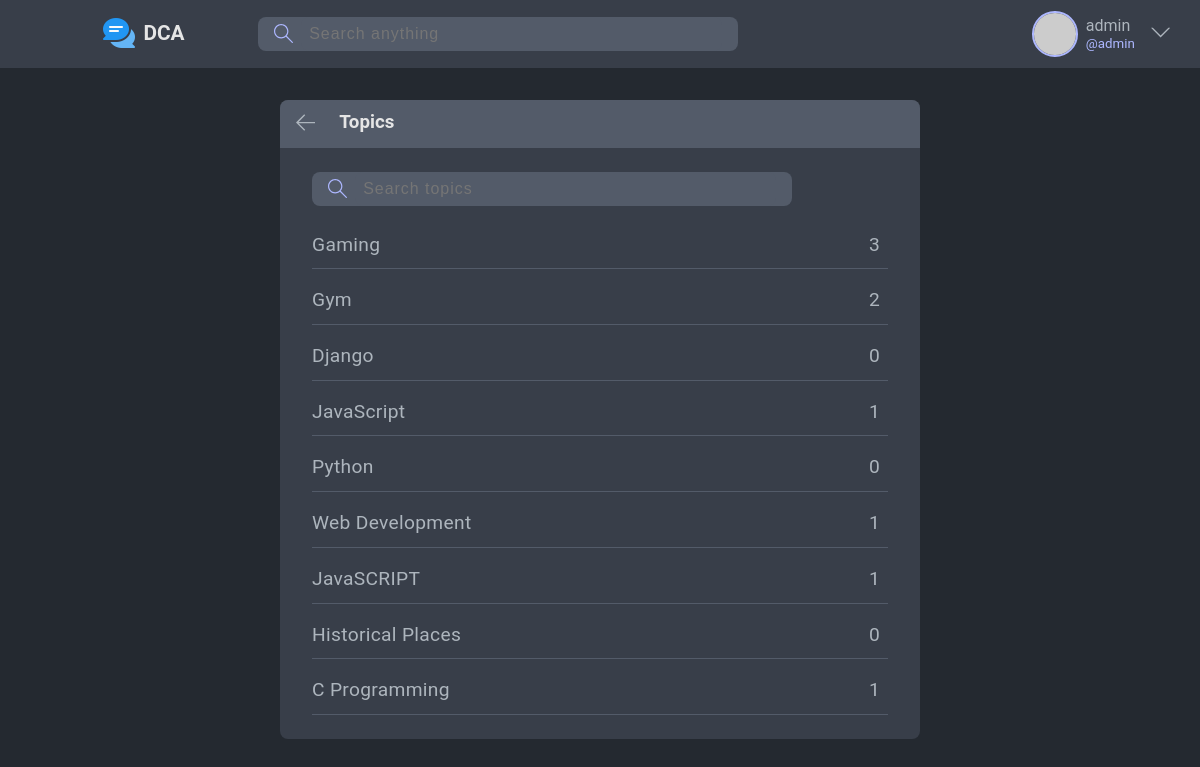
The app's page /topics/ (signed in) with its own data.
### chat/models.py (models this page shows, shortened)
class TopicModel(models.Model):
    name = models.CharField(max_length = 100)

class RoomModel(models.Model):
    host         = models.ForeignKey(User, on_delete = models.SET_NULL, null = True)
    topic        = models.ForeignKey(TopicModel, on_delete = models.SET_NULL, null = True)
    name         = models.CharField(max_length = 150)
    description  = models.TextField(null = True, blank = True)
    participants = models.ManyToManyField(User, related_name = 'participants', blank = True)
    updated      = models.DateTimeField(auto_now = True)
    created      = models.DateTimeField(auto_now_add = True)
    class Meta:
        ordering = ['-updated', '-created']

### chat/views.py (the view)
# urls.py: path('topics/', topicsView, name='topicsView'),
def topicsView(request):
    q = request.GET.get('q') if request.GET.get('q') != None else ''
    topics = TopicModel.objects.filter(name__icontains = q)
    context = {
        'topics' : topics
    }
    return render(request, 'chat/topicsView.html', context)

### chat/templates/chat/topicsView.html (shortened to what this page needs)
{% extends "base.html" %}
{% block content %}
<div id="topics_view">
    <div class="tv-scroll window">
        <div class="tv-head title-bar">
            <div class="start-options">
                <a href="{% url 'chat:homeView' %}">
                    <svg class="svg-td" version="1.1" xmlns="http://www.w3.org/2000/svg" width="32" height="32"
                        viewBox="0 0 32 32">
                        <title>arrow-left</title>
                        <path
                            d="M13.723 2.286l-13.723 13.714 13.719 13.714 1.616-1.611-10.96-10.96h27.625v-2.286h-27.625l10.965-10.965-1.616-1.607z">
                        </path>
                    </svg>
                </a>
                <h3>Topics</h3>
            </div>
        </div>
        <div class="tv-body scroll">
            <div class="search-bar">
                <form action="{% url 'chat:homeView' %}">
                    <label for="search">
                    </label>
                    <input type="text" name="q" id="search" placeholder="Search topics">
                </form>
            </div>
            {% for topic in topics %}
            <div class="topic">
                <a href="{% url 'chat:homeView' %}?q={{topic.name}}">
                    <p>{{topic.name}}</p>
                    <span>{{topic.roommodel_set.all|length}}</span>
                </a>
            </div>
            {% endfor %}
        </div>
    </div>
</div>
{% endblock content %}

### templates/navbar.html (shortened to what this page needs)
{% load static %}
<div class="nav-container">
  <div class="logo">
    <a href="{% url 'chat:homeView' %}">
      <img src="{% static 'assets/logo.png' %}" alt="">
      <p id="s-logo">DCA</p>
    </a>
  </div>
  <div class="search-bar">
    <form action="{% url 'chat:homeView' %}">
      <label for="search">
      </label>
      <input type="text" name="q" id="search" placeholder="Search anything">
    </form>
  </div>
  <div class="nav-menu">
    {% if request.user.is_authenticated %}
    <div class="header-user">
      <div class="profile-lg">
        <a href="{% url 'chat:userProfileView' request.user.username %}">
          <div class="avatar avatar-medium">
            <img src="https://randomuser.me/api/portraits/men/3.jpg" />
          </div>
          <p>{{request.user}} <small>@{{request.user}}</small></p>
        </a>
      </div>
      <button class="dropdown-button">
        <svg class="svg-td" version="1.1" xmlns="http://www.w3.org/2000/svg" width="32" height="32" viewBox="0 0 32 32">
          <title>chevron-down</title>
          <path d="M16 21l-13-13h-3l16 16 16-16h-3l-13 13z"></path>
        </svg>
      </button>
    </div>
    {% else %}
    <a id="logout-options" href="{% url 'chat:loginUser'%}">
      <img src="{% static 'assets/avatar.svg' %}" alt="">
      Login
    </a>
    {% endif %}
  </div>
</div>

### static/css/base.css (style rules this page uses)
:root { --color-dark: #242930; --color-medium: #383E49; --color-light: #535B69; --color-light-more: #ADB7FF; --color-important: #FFB1AD; --color-text-light: #e5e5e5; --color-text-dark: #adb5bd; --color-success: #5dd693; --color-error: #fc4b0b; }
* { margin: 0; padding: 0; box-sizing: border-box; }
body { background-color: var(--color-dark); color: var(--color-text-dark); font-family: 'Roboto'; line-height: 1.6; }
a { text-decoration: none; color: var(--color-text-dark); }
svg { width: 1.2rem; height: 1.2rem; }
.svg-lm { fill: var(--color-light-more); }
.svg-td { fill: var(--color-text-dark); }
.title-bar { display: flex; justify-content: space-between; align-items: center; background-color: var(--color-light); color: var(--color-text-light); border-radius: 0.5rem 0.5rem 0 0; padding: 0.5rem 1rem; }
.title-bar .start-options, .title-bar .end-options { display: flex; gap: 1.5rem; }
.title-bar svg { margin-top: 0.3rem; }
.window { background-color: var(--color-medium); border-radius: 0.5rem; }
.scroll { max-height: 82.5vh; overflow-y: auto; }
.avatar { border-radius: 50%; border: 2px solid var(--color-light-more); }
.avatar-medium img { width: 2.6rem; height: 2.6rem; }
.avatar img { display: block; border-radius: 50%; }
.profile-lg a { display: flex; align-items: center; gap: 0.5rem; }
.profile-lg small { display: block; color: var(--color-light-more); }
.nav-container { padding: 0.7rem 0; display: grid; grid-template-columns: 1fr 3fr 1fr; justify-content: center; align-items: center; }
.logo { font-size: 1.3rem; font-weight: bold; }
.logo a { display: flex; gap: 0.5rem; color: var(--color-text-light); }
.logo #s-logo { display: none; }
.logo img { height: 2rem; }
.search-bar { max-width: 30rem; }
.search-bar form { display: flex; gap: 0.5rem; width: 100%; background-color: var(--color-light); color: var(--color-text-light); border-radius: 0.5rem; padding: 0 1rem; }
.search-bar form label { align-self: flex-end; }
.search-bar input { width: 100%; background-color: var(--color-light); color: var(--color-text-light); border: none; border-radius: 0.5rem; outline: none; padding: 0.5rem; font-size: 1rem; letter-spacing: 0.06em; }
@media only screen and (max-width:1300px) { .logo #s-logo { display: block; } }
@media only screen and (max-width:1300px) { .logo { justify-self: center; } }
@media only screen and (max-width:1300px) { .nav-container .search-bar { justify-self: stretch; } }
.nav-menu { position: relative; justify-self: end; }
.header-user { display: flex; gap: 1rem; }
.header-user p { line-height: 1.2; }
.dropdown-button { background: transparent; border: 0; outline: 0; cursor: pointer; }
#topics_view { max-width: 40rem; margin: auto; }
.tv-body { display: flex; flex-direction: column; gap: 0.5rem; padding: 1.5rem 2rem; }
.tv-body .search-bar form { align-self: center; max-width: 100%; margin-bottom: 0.5rem; }
.topic { padding: 0.5rem 0.5rem 0.5rem 0; border-bottom: 1px solid var(--color-light); }
.topic a { display: flex; justify-content: space-between; gap: 1rem; font-size: 1.2rem; letter-spacing: 0.02rem; transition: 300ms ease-in-out; }

### records on screen
TopicModel: name "Gaming", roommodel_set.all|length "3"
TopicModel: name "Gym", roommodel_set.all|length "2"
TopicModel: name "Django", roommodel_set.all|length "0"
TopicModel: name "JavaScript", roommodel_set.all|length "1"
TopicModel: name "Python", roommodel_set.all|length "0"
TopicModel: name "Web Development", roommodel_set.all|length "1"
TopicModel: name "JavaSCRIPT", roommodel_set.all|length "1"
TopicModel: name "Historical Places", roommodel_set.all|length "0"
TopicModel: name "C Programming", roommodel_set.all|length "1"

### other values on screen
{{ request.user }} "admin"
